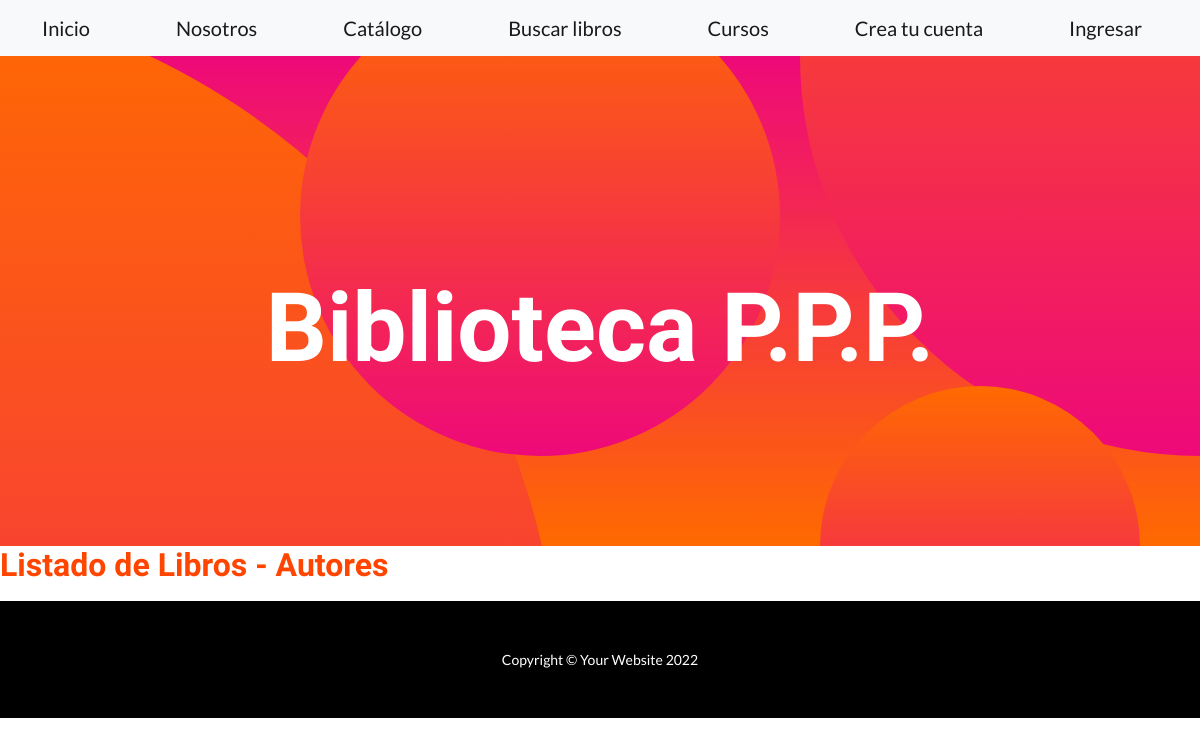
The page /catalogo/ on the database as committed earlier.
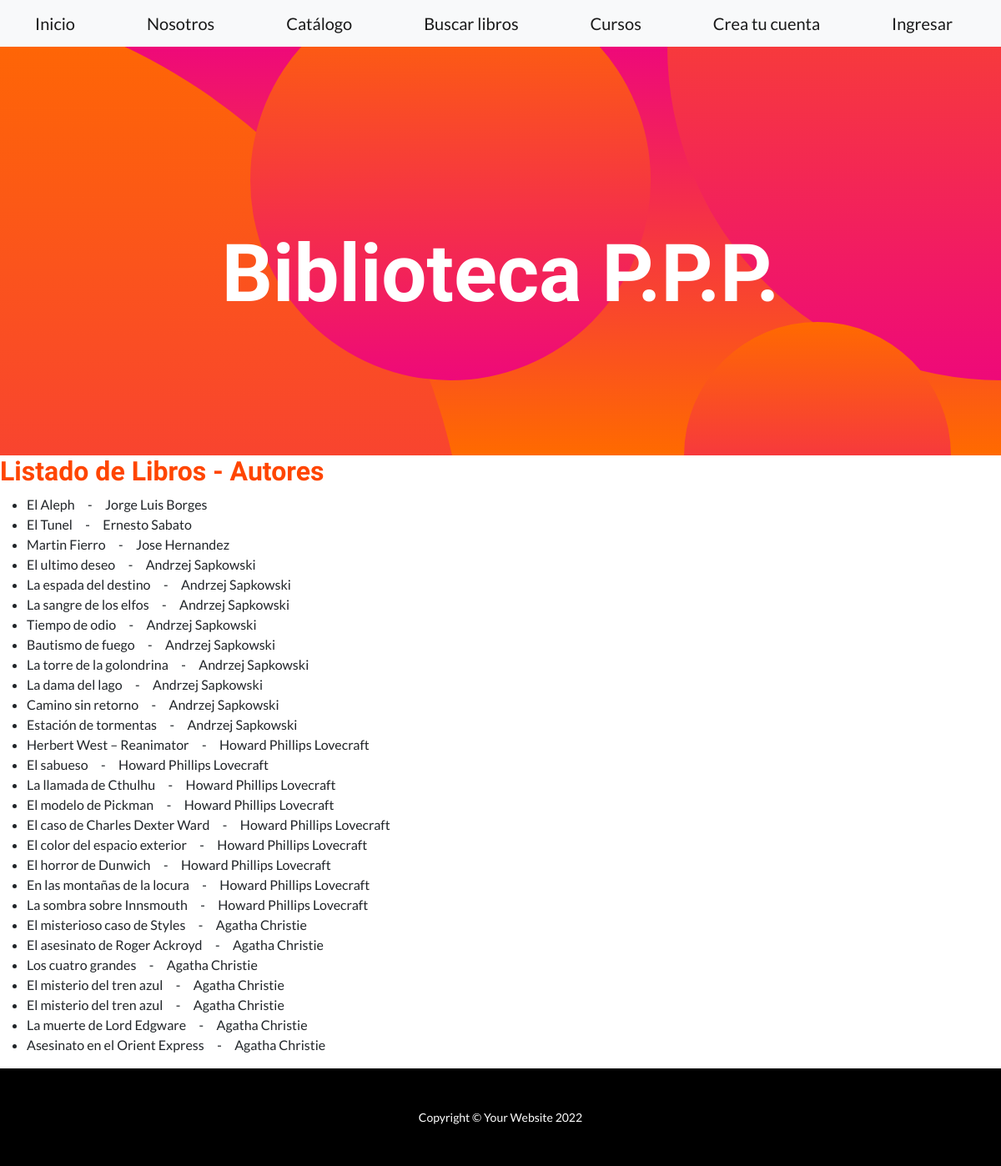
The same page on the database as committed later.
### app_biblioteca/models.py (models this page shows, shortened)
class Libro(models.Model):
    nombre= models.CharField(max_length=40)
    autor= models.CharField(max_length=30)
    publicacion= models.IntegerField()
    genero= models.CharField(max_length=20)
    editorial=models.CharField(max_length=20)

### app_biblioteca/views.py (the view)
# urls.py: path("catalogo/", views.catalogo, name='catalogo'),
def catalogo(request):
    catalogo = Libro.objects.all()
    return render (request, 'catalogo.html', {'catalogo':catalogo} )

### app_biblioteca/templates/catalogo.html
{% extends "padre.html" %}
{% load static %}
{% block ContenidoQueCambia %}
    <h2 style="color:orangered">Listado de Libros - Autores</h2>
    <ul>
    {% for catalogo in catalogo %}
        <li> {{catalogo.nombre}} &nbsp&nbsp&nbsp - &nbsp&nbsp&nbsp {{catalogo.autor}}</li>
    {% endfor %}
    </ul>
{% endblock %}

Rows that differ between the two databases and show on the page:
added Libro: nombre "El Aleph", autor "Jorge Luis Borges"
added Libro: nombre "El Tunel", autor "Ernesto Sabato"
added Libro: nombre "Martin Fierro", autor "Jose Hernandez"
added Libro: nombre "El ultimo deseo", autor "Andrzej Sapkowski"
added Libro: nombre "La espada del destino", autor "Andrzej Sapkowski"
added Libro: nombre "La sangre de los elfos", autor "Andrzej Sapkowski"
added Libro: nombre "Tiempo de odio", autor "Andrzej Sapkowski"
added Libro: nombre "Bautismo de fuego", autor "Andrzej Sapkowski"
added Libro: nombre "La torre de la golondrina", autor "Andrzej Sapkowski"
added Libro: nombre "La dama del lago", autor "Andrzej Sapkowski"
added Libro: nombre "Camino sin retorno", autor "Andrzej Sapkowski"
added Libro: nombre "Estación de tormentas", autor "Andrzej Sapkowski"
added Libro: nombre "Herbert West – Reanimator", autor "Howard Phillips Lovecraft"
added Libro: nombre "El sabueso", autor "Howard Phillips Lovecraft"
added Libro: nombre "La llamada de Cthulhu", autor "Howard Phillips Lovecraft"
added Libro: nombre "El modelo de Pickman", autor "Howard Phillips Lovecraft"
added Libro: nombre "El caso de Charles Dexter Ward", autor "Howard Phillips Lovecraft"
added Libro: nombre "El color del espacio exterior", autor "Howard Phillips Lovecraft"
added Libro: nombre "El horror de Dunwich", autor "Howard Phillips Lovecraft"
added Libro: nombre "En las montañas de la locura", autor "Howard Phillips Lovecraft"
added Libro: nombre "La sombra sobre Innsmouth", autor "Howard Phillips Lovecraft"
added Libro: nombre "El misterioso caso de Styles", autor "Agatha Christie"
added Libro: nombre "El asesinato de Roger Ackroyd", autor "Agatha Christie"
added Libro: nombre "Los cuatro grandes", autor "Agatha Christie"
added Libro: nombre "El misterio del tren azul", autor "Agatha Christie"
added Libro: nombre "El misterio del tren azul", autor "Agatha Christie"
added Libro: nombre "La muerte de Lord Edgware", autor "Agatha Christie"
added Libro: nombre "Asesinato en el Orient Express", autor "Agatha Christie"
